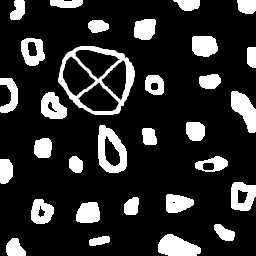
//> input picture aula5-Preenchendo-regiões/atividade3-Preenchendo-regiões/bolhas2.png, 256 x 256 px
$ ./labeling bolhas2.png   (built with g++ and OpenCV 4)
//> lines starting //> are read from the running program, lines starting //| are printed output that depends on the picture; after the words box and inside, x2 and y2 are one past the last pixel; in counts of white or black regions, pixels touching at a corner belong together
//Aluno: Gustavo Arildo Felix e Ronaldo Carvalho, Tópicos 2 de informatica, atividade 3

//Ao se observar o código exemplos/labeling.cpp conforme exemplificado,
//é possível verificar que caso existam mais de 255 objetos na cena,
//o processo de rotulação será comprometido.
//Identifique a situação em que isso ocorre,
//pesquise e proponha sua própria solução para este problema.

//RESPOSTA SITUAÇÃO: A situação que isso ocorre é quando existem mais de 255 objetos em cena,
//ou seja para atingir essa combinação de cores é necessario 8 bits, por que no
//codigo de exemplo existem apenas 256 tons de cinza,e como cada objeto é rotulado com
//um tom diferente,desta forma ao final do processo de rotulação caso houver esgotado
//os tons disponiveis para essa quantidade de bits, o processo de rotulaçao não sera
//realizado de forma adequada, passando a repetir as cores ja utilizadas devido ao overflow,
//por esses fatores o proceso será comprometido.

//RESPOSTA SOLUÇÃO: Uma solução para este problema seria aumentar
//a quantidade de tons ou cores que temos para trabalhar a rotulação,
//por exemplo utilizando RGB com suas combinaçoes ou em vez de usar 8 bits (256 tons)
//usar um valor de 9, 10 bits, com 10 ja haveria a possibilidade de rotular 1024
//objetos com tons diferentes. É claro com base no exemplo o preto é o espaço entre os objetos
//então na verdade poderiam ser rotulados 1023 objetos com 10 bits para representar a imagem.

#include <iostream>
#include <opencv2/opencv.hpp>

using namespace cv;

int main(int argc, char **argv)//recebe o nome da imagem como argumento
{
  Mat image, mask;
  int width, height;
  int nobjectsBURACO;
  int nobjectsNOTBURACO;
  int preto;
  int branco;

  CvPoint p;
  image = imread(argv[1], CV_LOAD_IMAGE_GRAYSCALE);//abre a imagem em escala de cinza
//> image is the input picture: 256 rows x 256 cols, CV_8UC1; min 0, max 255, mean 45.8

  if (!image.data)//verifica se a imagem abriu corretamente
  {
    std::cout << "Erro ao carregar a imagem.\n";
    return (-1);
  }
  width = image.size().width;
//> width = 256
  height = image.size().height;
//> height = 256

  printf("%d é a altura\n", width);//verifica o valor de altura atual da imagem
//| 256 é a altura
  printf("%d é a largura\n", height);//verifica o valor de largura atual da imagem
//| 256 é a largura

  p.x = 0;//valor do ponto x
  p.y = 0;//valor do ponto y

  // para não contar bolhas que tocam as bordas da imagem
  preto = 0;//0 é preto
  branco = 255;//255 é branco
  for (int i = 0; i < height; i++)
  {
    for (int j = 0; j < width; j++)
    {
      if (i == 0)
      {
        if (image.at<uchar>(i, j) == branco)//se encontra branco na borda
        {
          // Encontrou um objeto na borda
          //nobjects++;
          p.x = j;
          p.y = i;
          floodFill(image, p, preto);//enche com preto
        }
      }
      if (j == 0)
      {
        if (image.at<uchar>(i, j) == branco)//se encontra branco na borda
        {
          // Encontrou um objeto na borda
          //nobjects++;
          p.x = j;
          p.y = i;
          floodFill(image, p, preto);//enche com preto
        }
      }
      if (i == height - 1)
      {
        if (image.at<uchar>(i, j) == branco)//se encontra branco na borda
        {
          // Encontrou um objeto na borda
          //nobjects++;
          p.x = j;
          p.y = i;
          floodFill(image, p, preto);//enche com preto
        }
      }
      if (j == width - 1)
      {
        if (image.at<uchar>(i, j) == branco)//se encontra branco na borda
        {
          // Encontrou um objeto na borda
          //nobjects++;
          p.x = j;
          p.y = i;
          floodFill(image, p, preto);//enche com preto
        }
      }
    }
  }
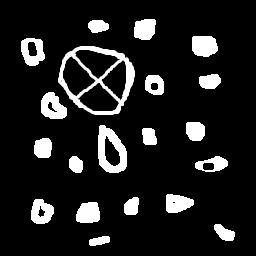
//> image: 256 rows x 256 cols, CV_8UC1; 5.79% of pixels changed, all inside (x1, y1, x2, y2) = (0, 0, 256, 256)

  p.x = 0;
//> p = Point(0, 255)
  p.y = 0;
//> p = Point(0, 0)
  floodFill(image, p, 1);//o espaço entre objetos agora é diferente de preto
  //quer dizer que de preto só tem buraco agora

  // Busca objetos com buracos
  nobjectsBURACO = 0;//0 porque não procurou ainda, porque quem procura acha
  for (int i = 0; i < height; i++)
  {
    for (int j = 0; j < width; j++)
    {
      if (image.at<uchar>(i, j) == preto)//achou o buraco preto
      {
        if (image.at<uchar>(i, j - 1) == branco)//o objeto emburacado branco
        {
          // Encontrou um objeto com buraco
          nobjectsBURACO++;
          p.x = j - 1;
          p.y = i;
          floodFill(image, p, 50);//rotulado pra 50
        }
      }
    }
  }
//> this loop made 256 passes
//> nobjectsBURACO on passes 1 to 3: 0, 0, 0
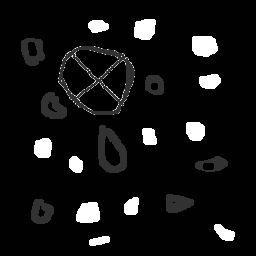
//> image: 256 rows x 256 cols, CV_8UC1; min 0, max 255, mean 18.4
//> after the loop, nobjectsBURACO = 8

  // Busca objetos com ausencia de buracos
  nobjectsNOTBURACO = 0;//0 porque não efetuou a busca ainda
  for (int i = 0; i < height; i++)
  {
    for (int j = 0; j < width; j++)
    {
      if (image.at<uchar>(i, j) == branco)//os objetos brancos que sobraram não tem buraco
      {
        // Encontrou um objeto que não tem buraco
        nobjectsNOTBURACO++;
        p.x = j;
        p.y = i;
        floodFill(image, p, 150);//rotulado 150
      }
    }
  }
//> this loop made 256 passes
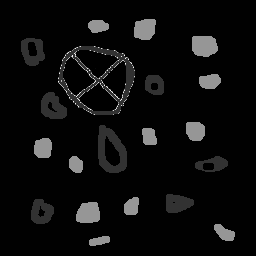
//> image: 256 rows x 256 cols, CV_8UC1; 5.2% of pixels changed, all inside (x1, y1, x2, y2) = (34, 19, 235, 246)
//> after the loop, nobjectsNOTBURACO = 12
//imprime resultado
  printf("%d é a quantidade de objetos que possuem buraco\n", nobjectsBURACO);
//| 8 é a quantidade de objetos que possuem buraco
  printf("%d é a quantidade de objetos que não possuem buraco\n", nobjectsNOTBURACO);
//| 12 é a quantidade de objetos que não possuem buraco

  imshow("image", image);
  imwrite("labeling.png", image);
  waitKey();
  return 0;
}
